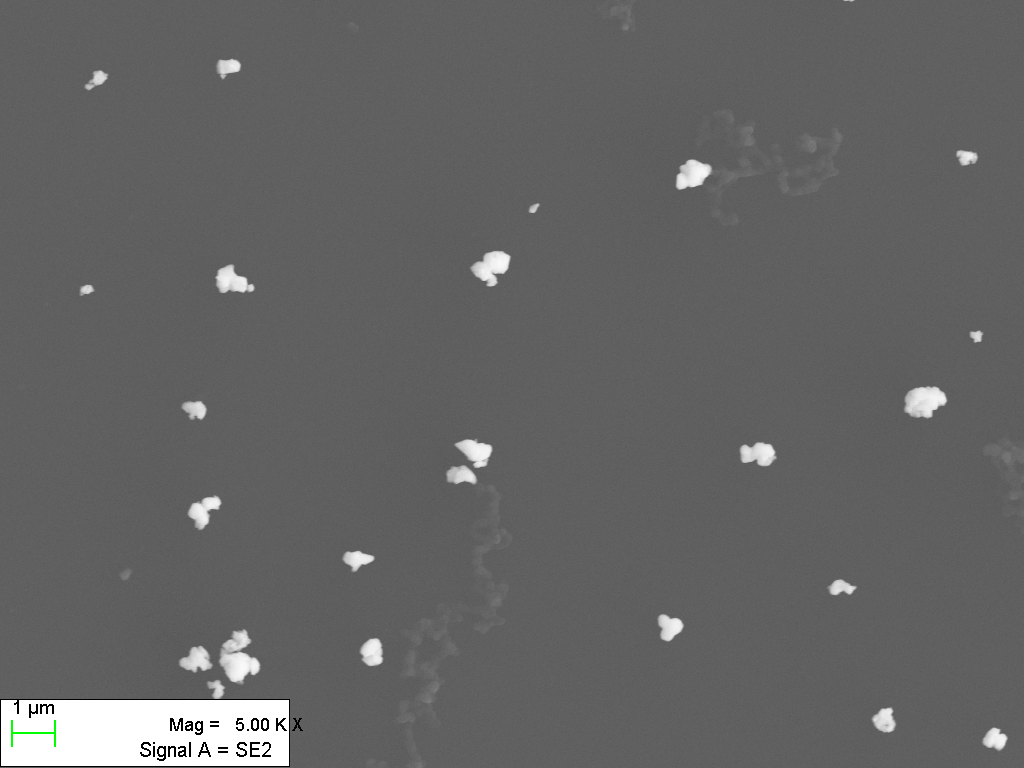
#> input picture _Archive/2y-08WC-SDS1h-12PAH2h-wc30m-10.tif, 1024 x 768 px, found by its file name
$ python text12.py
#> lines starting #> are read from the running program, lines starting #| are printed output that depends on the picture; after the words box and inside, x2 and y2 are one past the last pixel; in counts of white or black regions, pixels touching at a corner belong together
#> further down, src is the input picture: shape (768, 1024, 3); mean B, G, R 100.4, 100.5, 100.4
import cv2
import numpy as np
import matplotlib.pyplot as plt

def watershed_algorithm(image, min_area_threshold):
#> called with min_area_threshold = 10
    src = image.copy()

    # 边缘保留滤波EPF去噪，sp、sr分别表示空间窗口大小、色彩空间窗口大小
    blur = cv2.pyrMeanShiftFiltering(image, sp=21, sr=55)

    # 转成灰度图像
    gray = cv2.cvtColor(blur, cv2.COLOR_BGR2GRAY)

    # 使用otsu算法得到二值图像区间阈值
    ret, binary = cv2.threshold(gray, 0, 255, cv2.THRESH_BINARY + cv2.THRESH_OTSU)
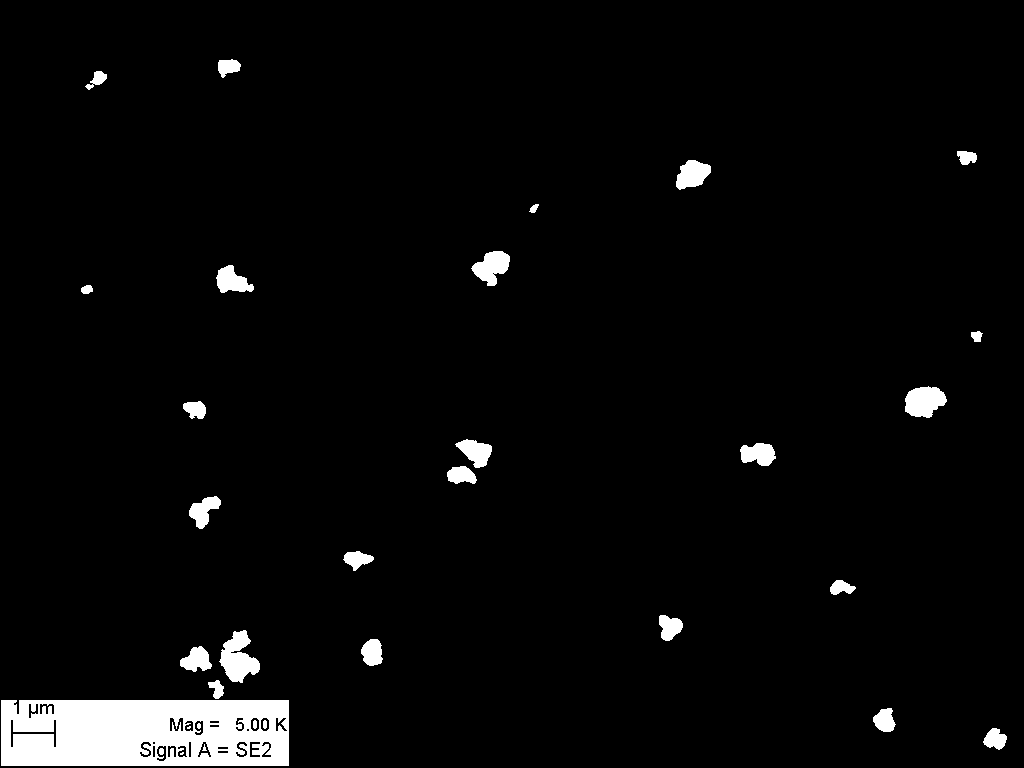
#> binary: shape (768, 1024); 3.6% white; 32 white regions (3 under 20 px), largest, box (x1, y1, x2, y2) and area: (1, 700, 289, 766) 17369, (219, 630, 260, 683) 1247, (905, 386, 947, 418) 980
#> ret = 167

    # 距离变换
    dist = cv2.distanceTransform(binary, cv2.DIST_L2, 5)
    dist_out = cv2.normalize(dist, 0, 1.0, cv2.NORM_MINMAX)

    # [5 lines of commented-out code are left out]
    threshold_values = [0.06,0.1,0.17,0.2,0.26] # 自定义多个阈值10
    segmented_images = []
    for threshold in threshold_values:
        _, surface = cv2.threshold(dist_out, threshold * dist_out.max(), 255, cv2.THRESH_BINARY)
        sure_fg = np.uint8(surface)

        # 使用连通组件分析算法，得到初始标记图像
        ret, markers = cv2.connectedComponents(sure_fg)
        markers = markers + 1

        # 对二值图像进行膨胀处理，得到未知区域的标记
        kernel = np.ones((3, 3), np.uint8)
        binary = cv2.morphologyEx(binary, cv2.MORPH_DILATE, kernel, iterations=1)
        unknown = binary - sure_fg

        # 未知区域标记为0
        markers[unknown == 255] = 0

        # 分水岭算法分割
        markers = cv2.watershed(image, markers=markers)
        segmented_images.append(markers)
#> this loop made 5 passes
#> ret on passes 1 to 5: 38, 28, 29, 26, 18
#> pass 1, in watershed_algorithm, `markers = markers + 1`:
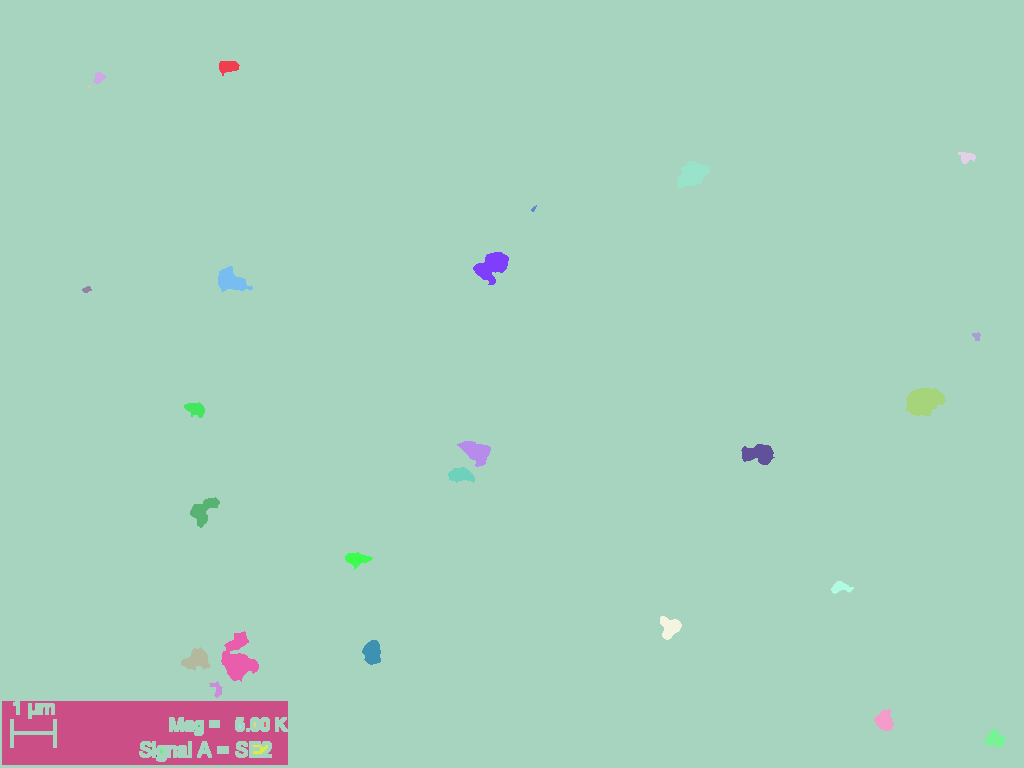
#> markers: shape (768, 1024) int32; 38 distinct labels, from 1 to 38; one colour per label, 0 black
#> after the loop: binary: shape (768, 1024); 5.9% white; 21 white regions, largest, box (x1, y1, x2, y2) and area: (0, 625, 294, 768) 25476, (442, 434, 497, 489) 2264, (900, 381, 952, 423) 1828
#> after the loop:
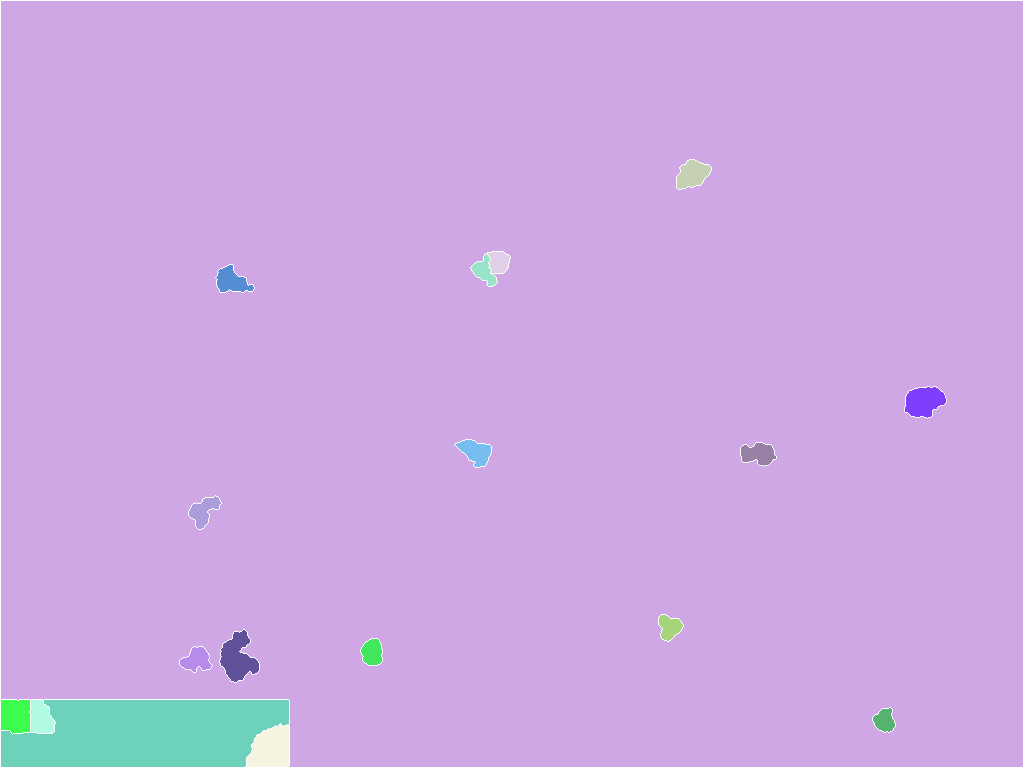
#> markers: shape (768, 1024) int32; 19 distinct labels, from -1 to 18; one colour per label, 0 black, -1 white
#> after the loop: sure_fg: shape (768, 1024); 0.76% white; 17 white regions (9 under 20 px), largest, box (x1, y1, x2, y2) and area: (9, 708, 281, 758) 5370, (914, 395, 936, 409) 206, (230, 660, 247, 673) 115
#> after the loop, segmented_images = 5 items

    # 将所有分割结果叠加在一起
    combined_markers = np.zeros_like(segmented_images[0])
    for markers in segmented_images:
        combined_markers += markers
#> this loop made 5 passes

    # 将分割结果可视化显示在原图上
    min_val, max_val, _, _ = cv2.minMaxLoc(combined_markers)
#> min_val = -5; max_val = 126
    markers_8u = np.uint8(combined_markers)
    print(max_val)
#| 126.0
    cv2.imshow('markers_8u', markers_8u)

    colors = [(255, 0, 0), (0, 255, 0), (0, 0, 255), (255, 255, 0),
              (255, 0, 255), (0, 255, 255), (255, 128, 0), (255, 0, 128),
              (128, 255, 0), (128, 0, 255), (255, 128, 128), (128, 255, 255)]
    edge_image = src.copy()
    for i in range(2, int(max_val + 1)):
        ret, thres1 = cv2.threshold(markers_8u, i - 1, 255, cv2.THRESH_BINARY)
        ret2, thres2 = cv2.threshold(markers_8u, i, 255, cv2.THRESH_BINARY)
        mask = thres1 - thres2
        cv2.imshow('mask', mask)
        contours, hierarchy = cv2.findContours(mask, cv2.RETR_EXTERNAL, cv2.RETR_TREE)

        for j, contour in enumerate(contours):
            area = cv2.contourArea(contour)
            if area > min_area_threshold:
                cv2.drawContours(edge_image, contours, j, colors[i % len(colors)], 1)

        # 忽略背景
        if i != len(threshold_values):
            for j, contour in enumerate(contours):
                area = cv2.contourArea(contour)
                if area > min_area_threshold:
                    cv2.drawContours(image, contours, -1, colors[(i - 2) % len(colors)], -1)
#> this loop made 125 passes
#> contours on passes 1, 3, 5, 12, 13, 15, 16, 17, 18, 19, 21, 22: [[[682, 188]]], [[[88, 89]]], 3 contours, all with area under 20, 2 contours, all with area under 20, 2 contours, all with area under 20, 2 contours, all with area under 20, 3 contours, all with area under 20, 3 contours, all with area under 20, 6 contours, all with area under 20, [[[829, 586], [829, 588]]], [[[887, 731]]], 2 contours, all with area under 20
#> pass 1, in watershed_algorithm, `ret, thres1 = cv2.threshold(markers_8u, i - 1, 255, cv2.THRESH_BINARY)`:
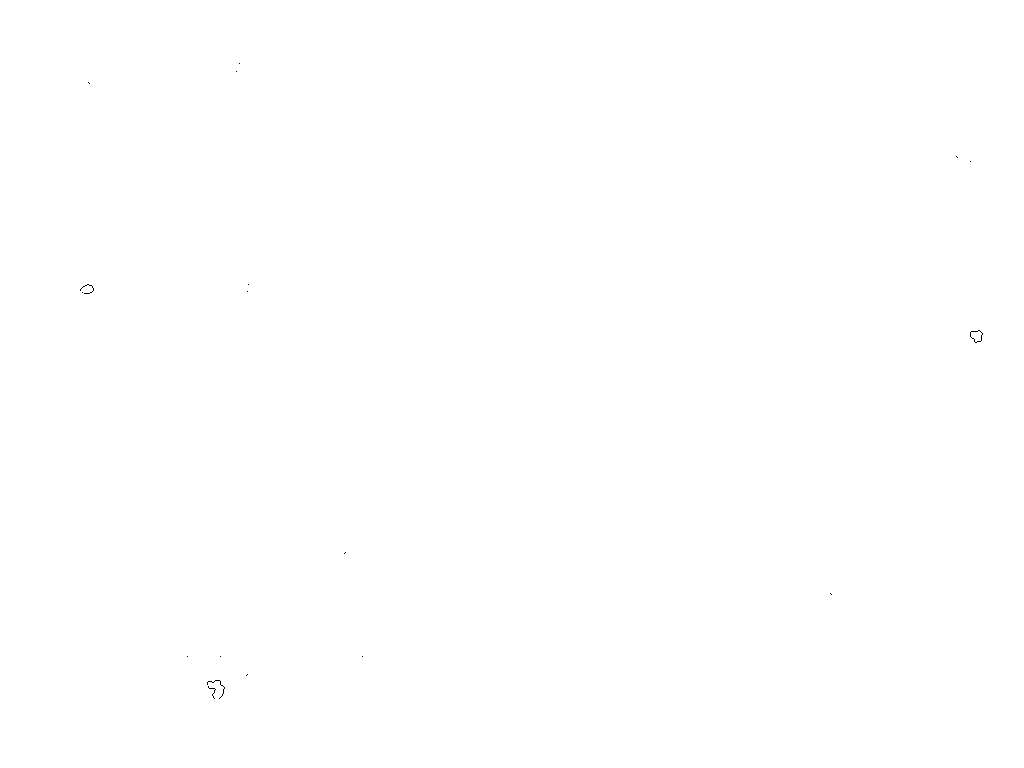
#> thres1: shape (768, 1024); 100% white; black in thin lines or dots, all inside (x1, y1, x2, y2) = (80, 63, 983, 699)
#> after the loop: edge_image: shape (768, 1024, 3); 0.93% of pixels changed, all inside (x1, y1, x2, y2) = (1, 1, 1023, 767)
#> after the loop: mask: shape (768, 1024); 0.02% white; 1 white region, box (x1, y1, x2, y2) and area: (252, 744, 269, 756) 145

    # 将原图和分割后的图像进行叠加，得到可视化显示的结果
    result = cv2.addWeighted(src, 0.5, image, 0.5, 0)  # 图像权重叠加
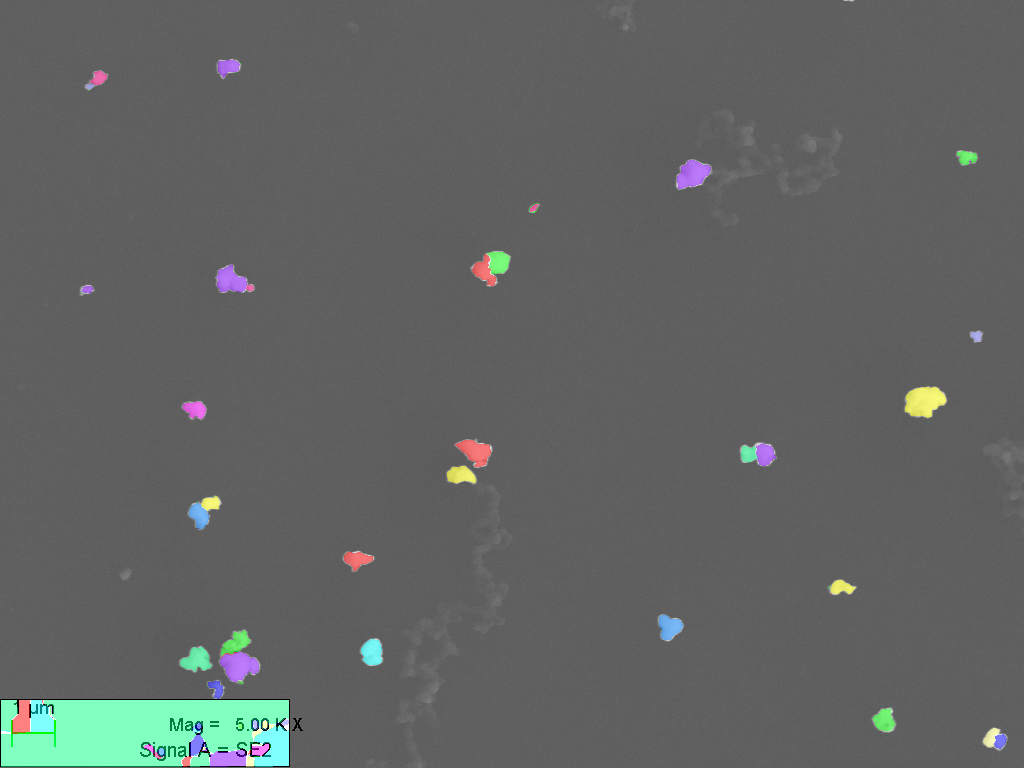
#> result: shape (768, 1024, 3); mean B, G, R 98.8, 99.8, 97.3
    cv2.imshow('result', result)

    cv2.imshow('edge_image', edge_image)
    cv2.waitKey(0)
    cv2.destroyAllWindows()

    # 显示结果图像
    cv2.imshow('Segmented Image', image)
    cv2.waitKey(0)
    cv2.destroyAllWindows()

# 加载图像
src = cv2.imread('_Archive/2y-08WC-SDS1h-12PAH2h-wc30m-10.tif')

# 调用分割函数
min_area_threshold = 10 # 设置面积阈值
watershed_algorithm(src, min_area_threshold)
